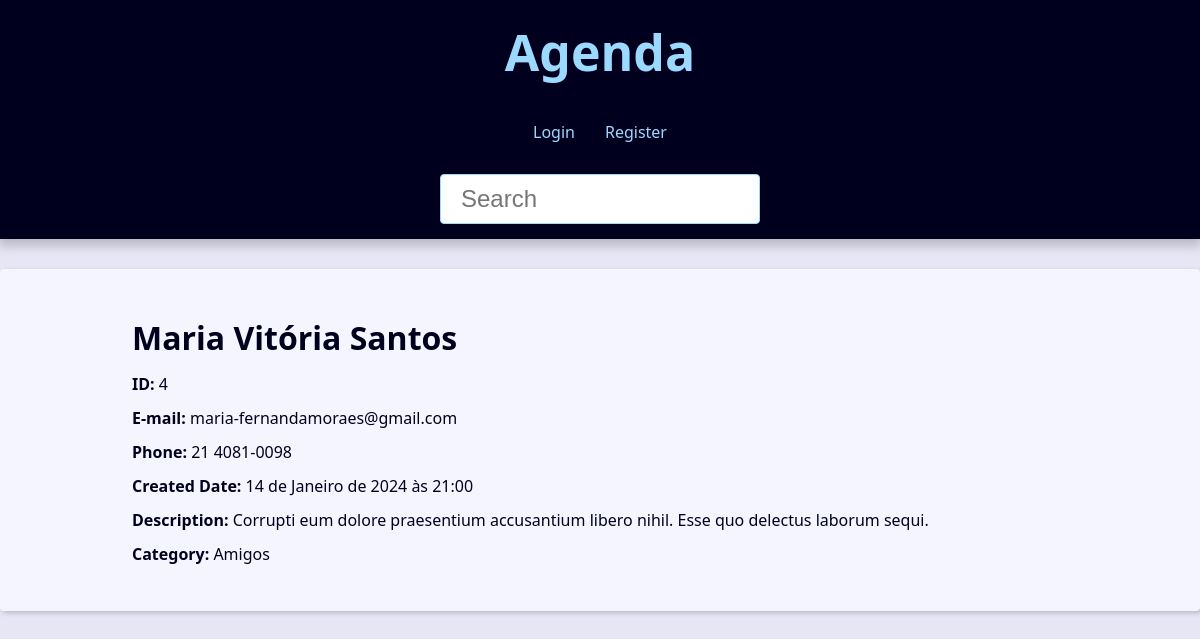
Screenshot of /contact/4/ with the database file from the repository.
### contact/models.py (models this page shows, shortened)
class Contact(models.Model):
    first_name = models.CharField(max_length=50)
    last_name = models.CharField(max_length=50, blank=True)
    phone = models.CharField(max_length=50)
    email = models.EmailField(max_length=254, blank=True)
    created_date = models.DateTimeField(default=timezone.now)
    description = models.TextField(blank=True)
    show = models.BooleanField(default=True)
    picture = models.ImageField(blank=True, upload_to='pictures/%Y/%m')
    category = models.ForeignKey(Category, on_delete=models.SET_NULL, blank=True, null=True)
    owner = models.ForeignKey(User, on_delete=models.SET_NULL, blank=True, null=True)

class Category(models.Model):
    class Meta:
        verbose_name = 'Category'
        verbose_name_plural = 'Categories'
    name = models.CharField(max_length=50)

### contact/views/contact_views.py (the view)
# urls.py: path('contact/<int:contact_id>/', views.contact, name='contact'),
def contact(request, contact_id):
    single_contact = get_object_or_404(
        Contact, pk=contact_id, show=True
    )
    site_title =f'{single_contact.first_name} {single_contact.last_name} - '
    context = {
        'contact': single_contact,
        'site_title': site_title
    }
    return render(
        request,
        'contact/contact.html',
        context
    )

### contact/templates/contact/contact.html (shortened to what this page needs)
{% extends 'global/base.html' %}
{% block content %}
  <div class="single-contact">
    <h1 class="single-contact-name">
      {{ contact.first_name }} {{ contact.last_name }}
    </h1>
    <p><b>ID:</b> {{ contact.id }}</p>
    <p><b>E-mail:</b> {{ contact.email }}</p>
    <p><b>Phone:</b> {{ contact.phone }}</p>
    <p><b>Created Date:</b> {{ contact.created_date }}</p>
    <p><b>Description:</b> {{ contact.description }}</p>
    <p><b>Category:</b> {{ contact.category.name }}</p>
  </div>
{% endblock content %}

### base_static/global/css/style.css (style rules this page uses)
:root { --spacing: 1.5rem; --link-dark-color: rgb(0, 83, 134); --link-light-color: rgb(156, 217, 255); --clr-white: rgb(245, 245, 255); --clr-black: rgb(0, 0, 30); --clr-light-gray: rgb(230, 230, 245); --clr-dark-shadow-5: rgba(0, 0, 10, 5%); --clr-dark-shadow-10: rgba(0, 0, 10, 10%); --clr-dark-shadow-20: rgba(0, 0, 10, 20%); --clr-light-shadow-5: rgba(200, 200, 255, 5%); --clr-light-shadow-10: rgba(200, 200, 255, 10%); --clr-light-shadow-20: rgba(200, 200, 255, 20%); --main-page-width: 120rem; --table-min-width: 60rem; --biggest-font-size: 5rem; --bigger-font-size: 4rem; --big-font-size: 3.2rem; --medium-font-size: 2.4rem; --small-font-size: 1.6rem; --smaller-font-size: 1.4rem; --smallest-font-size: 1.2rem; --transition-fast: 300ms; --transition-medium: 600ms; --transition-slow: 1s; --default-border-radius: 4px; }
*, *::before, *::after { margin: 0; padding: 0; box-sizing: border-box; }
html { font-size: 62.5%; }
body { font-family: system-ui, -apple-system, BlinkMacSystemFont, 'Segoe UI', Roboto, Oxygen, Ubuntu, Cantarell, 'Open Sans', 'Helvetica Neue', sans-serif; line-height: 1.5; font-size: var(--small-font-size); color: var(--clr-black); -webkit-font-smoothing: antialiased; background: var(--clr-light-gray); }
@media (min-width: 600px) { .single-contact { max-width: 80%; margin: calc(var(--spacing) * 2) auto; } }
.single-contact h1 { margin: 1rem 0; }
.single-contact p { margin: 1rem 0; }

### rows the page displays
Contact: first_name "Maria", last_name "Vitória Santos", id "4", email "maria-fernandamoraes@gmail.com", phone "21 4081-0098", created_date "14 de Janeiro de 2024 às 21:00", description "Corrupti eum dolore praesentium accusantium libero nihil. Esse quo delectus laborum sequi.", category.name "Amigos"
